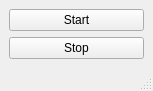
<?xml version="1.0" encoding="UTF-8"?>
<ui version="4.0">
 <class>MainWindow</class>
 <widget class="QMainWindow" name="MainWindow">
  <property name="geometry">
   <rect>
    <x>0</x>
    <y>0</y>
    <width>153</width>
    <height>91</height>
   </rect>
  </property>
  <property name="windowTitle">
   <string>MainWindow</string>
  </property>
  <widget class="QWidget" name="centralwidget">
   <layout class="QVBoxLayout" name="verticalLayout">
    <item>
     <widget class="QPushButton" name="startButton">
      <property name="text">
       <string>Start</string>
      </property>
     </widget>
    </item>
    <item>
     <widget class="QPushButton" name="stopButton">
      <property name="text">
       <string>Stop</string>
      </property>
     </widget>
    </item>
   </layout>
  </widget>
  <widget class="QStatusBar" name="statusbar"/>
 </widget>
 <resources/>
 <connections/>
</ui>
